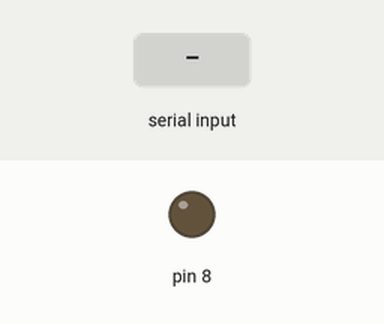
A sketch run on a simulated Arduino Uno, built with avr-gcc and run on an emulated ATmega328P. Shown: output pins drawn as LEDs (lit = HIGH). The test bench sets the inputs (shaded band).

Above: at 1.2 s.
1.3 s: "a" received over Serial
At 2.2 s:
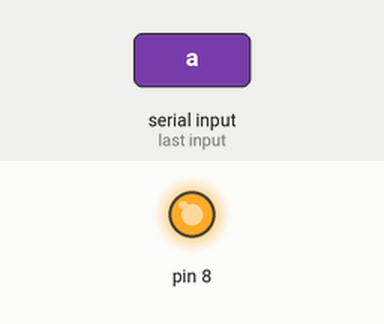
2.8 s: "b" received over Serial
At 3.3 s:
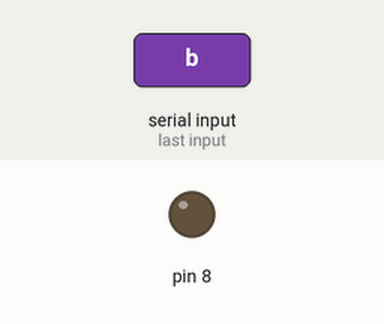
Timing chart, 0 to 5.8 s (numbered marks = the images above; inputs shaded):
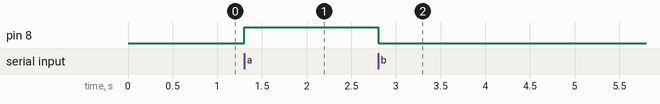

The sketch:

Data_LED.ino
```cpp
void setup() {
  Serial.begin(9600);
  pinMode(8, OUTPUT);

}

void loop() {
  if(Serial.available() > 0)
  {
    char sData = Serial.read();
    if(sData == 'a')
    {
      digitalWrite(8, HIGH);
    }
    else if (sData == 'b')
    {
      digitalWrite(8, LOW);
    }
  }
}
```

Measured:
- after the input at 1.3 s, pin 8: LOW → HIGH at once
- after the input at 2.8 s, pin 8: HIGH → LOW at once
